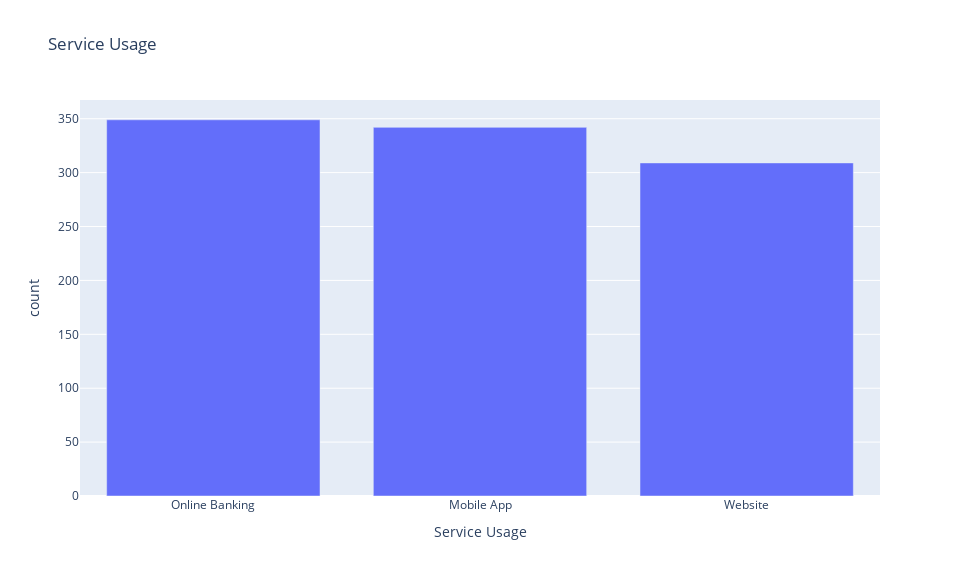

This figure's notebook cell:
### Code cell
service_usage = cus_churn['ServiceUsage'].value_counts().reset_index()
fig = px.bar(
    data_frame=service_usage,
    x='ServiceUsage',
    y='count',
    title='Service Usage',
)
fig.update_layout(
    xaxis_title='Service Usage',
    width=960, height=576,
)
fig.show()

### Figure 1 — Plotly figure (JSON) as saved in the notebook; plotly's stock layout.template omitted (floating-point values rounded to 4 significant figures)
{"data": [{"alignmentgroup": "True", "hovertemplate": "ServiceUsage=%{x}<br>count=%{y}<extra></extra>", "legendgroup": "", "marker": {"color": "#636efa", "pattern": {"shape": ""}}, "name": "", "offsetgroup": "", "orientation": "v", "showlegend": false, "textposition": "auto", "x": ["Online Banking", "Mobile App", "Website"], "xaxis": "x", "y": [349, 342, 309], "yaxis": "y", "type": "bar"}], "layout": {"xaxis": {"anchor": "y", "domain": [0.0, 1.0], "title": {"text": "Service Usage"}}, "yaxis": {"anchor": "x", "domain": [0.0, 1.0], "title": {"text": "count"}}, "legend": {"tracegroupgap": 0}, "title": {"text": "Service Usage"}, "barmode": "relative", "width": 960, "height": 576}}
